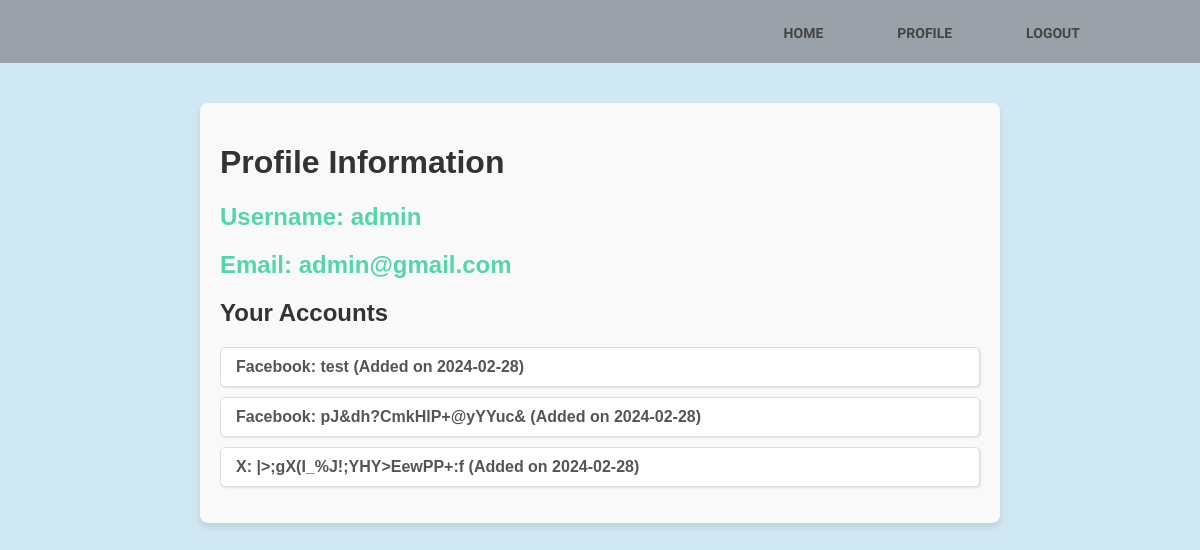
The page /profile/ (signed in) on the database as committed earlier.
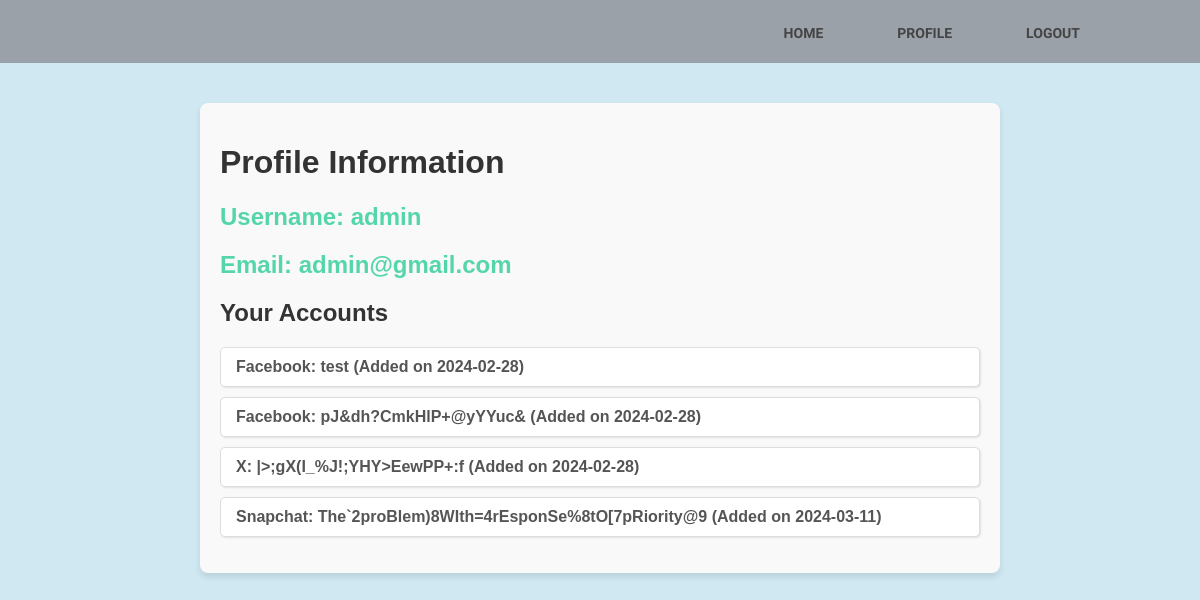
The same page on the database as committed later.
### users/models.py (models this page shows, shortened)
class compte(models.Model):
    user = models.ForeignKey(User, on_delete=models.CASCADE)
    platform = models.CharField(max_length=30)
    password = models.CharField(max_length=100)
    date = models.DateTimeField(default=now)

### users/views.py (the view)
# urls.py: path('profile/', views.profile, name='profile'),
@login_required()
def profile(request):
    user_accounts = compte.objects.filter(user=request.user)
    return render(request, 'users/profile.html', {'user_accounts': user_accounts})

### users/templates/users/profile.html (shortened to what this page needs)
{% extends 'users/base.html' %}
{% load static %}
{% block content %}
<div class="container1">
    <div class="profile">
        <h1>Profile Information</h1>
        <div class="profile-info">
            <h2 style="color: #55d6aa">Username: {{ user.username }}</h2>
            <h2 style="color: #55d6aa">Email: {{ user.email }}</h2>
        </div>
        <div class="accounts">
            <h2>Your Accounts</h2>
            <ul class="account-list">
                {% for account in user_accounts %}
                    <li class="account-bubble" data-password="{{ account.password }}">{{ account.platform }}: {{ account.password }} (Added on {{ account.date|date:"Y-m-d" }})</li>
                {% empty %}
                    <li>No accounts found.</li>
                {% endfor %}
            </ul>
        </div>
    </div>
</div>
{% endblock %}

Rows that differ between the two databases and show on the page:
added compte: platform "Snapchat", password "The`2proBlem)8WIth=4rEsponSe%8tO[7pRiority@9", date "2024-03-11"
